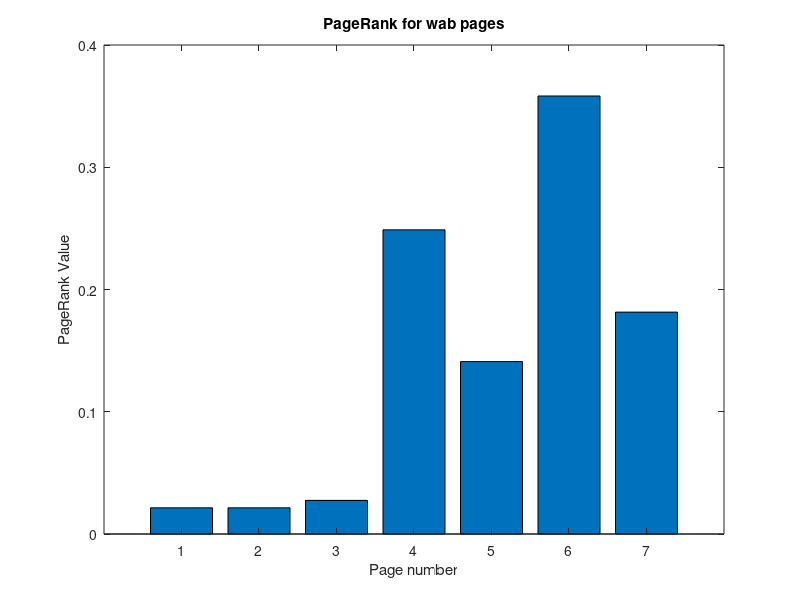

Recreate this plot in MATLAB.
function [Edges, I, B, A, b, r] = page_rank()
%indeks = 197714
Edges = [1,1,2,2,2,3,3,3,4,4,5,5,6,6,7;
    4,6,3,4,5,5,6,7,5,6,4,6,4,7,6];
N = 7;
I = speye(N);
B = sparse(Edges(2,:), Edges(1,:), 1, N, N);
L = sum(B,1)';

A = spdiags(1./L,0,N,N);

d = 0.85;
b = ((1 - d) / N) * ones(N, 1);
r = (I - d * B * A) \ b;
 figure;
    bar(r);
    title('PageRank for wab pages');
    xlabel('Page number');
    ylabel('PageRank Value');

end